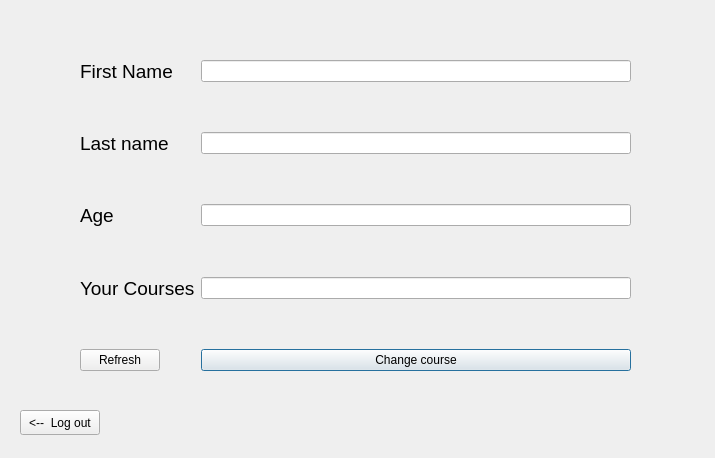
<?xml version="1.0" encoding="UTF-8"?>
<ui version="4.0">
 <class>StudentView</class>
 <widget class="QDialog" name="StudentView">
  <property name="geometry">
   <rect>
    <x>0</x>
    <y>0</y>
    <width>715</width>
    <height>458</height>
   </rect>
  </property>
  <property name="windowTitle">
   <string>Dialog</string>
  </property>
  <widget class="QWidget" name="formLayoutWidget">
   <property name="geometry">
    <rect>
     <x>80</x>
     <y>60</y>
     <width>551</width>
     <height>311</height>
    </rect>
   </property>
   <layout class="QFormLayout" name="formLayout">
    <item row="0" column="0">
     <widget class="QLabel" name="label">
      <property name="font">
       <font>
        <pointsize>14</pointsize>
       </font>
      </property>
      <property name="text">
       <string>First Name</string>
      </property>
     </widget>
    </item>
    <item row="0" column="1">
     <widget class="QLineEdit" name="le_firstName"/>
    </item>
    <item row="1" column="0">
     <spacer name="verticalSpacer">
      <property name="orientation">
       <enum>Qt::Vertical</enum>
      </property>
      <property name="sizeHint" stdset="0">
       <size>
        <width>20</width>
        <height>40</height>
       </size>
      </property>
     </spacer>
    </item>
    <item row="1" column="1">
     <spacer name="verticalSpacer_5">
      <property name="orientation">
       <enum>Qt::Vertical</enum>
      </property>
      <property name="sizeHint" stdset="0">
       <size>
        <width>20</width>
        <height>40</height>
       </size>
      </property>
     </spacer>
    </item>
    <item row="2" column="0">
     <widget class="QLabel" name="label_2">
      <property name="font">
       <font>
        <pointsize>14</pointsize>
       </font>
      </property>
      <property name="text">
       <string>Last name</string>
      </property>
     </widget>
    </item>
    <item row="2" column="1">
     <widget class="QLineEdit" name="le_lastName"/>
    </item>
    <item row="3" column="0">
     <spacer name="verticalSpacer_2">
      <property name="orientation">
       <enum>Qt::Vertical</enum>
      </property>
      <property name="sizeHint" stdset="0">
       <size>
        <width>20</width>
        <height>40</height>
       </size>
      </property>
     </spacer>
    </item>
    <item row="3" column="1">
     <spacer name="verticalSpacer_4">
      <property name="orientation">
       <enum>Qt::Vertical</enum>
      </property>
      <property name="sizeHint" stdset="0">
       <size>
        <width>20</width>
        <height>40</height>
       </size>
      </property>
     </spacer>
    </item>
    <item row="4" column="0">
     <widget class="QLabel" name="label_3">
      <property name="font">
       <font>
        <pointsize>14</pointsize>
       </font>
      </property>
      <property name="text">
       <string>Age</string>
      </property>
     </widget>
    </item>
    <item row="4" column="1">
     <widget class="QLineEdit" name="le_age"/>
    </item>
    <item row="5" column="0">
     <spacer name="verticalSpacer_3">
      <property name="orientation">
       <enum>Qt::Vertical</enum>
      </property>
      <property name="sizeHint" stdset="0">
       <size>
        <width>20</width>
        <height>40</height>
       </size>
      </property>
     </spacer>
    </item>
    <item row="5" column="1">
     <spacer name="verticalSpacer_6">
      <property name="orientation">
       <enum>Qt::Vertical</enum>
      </property>
      <property name="sizeHint" stdset="0">
       <size>
        <width>20</width>
        <height>40</height>
       </size>
      </property>
     </spacer>
    </item>
    <item row="6" column="0">
     <widget class="QLabel" name="label_4">
      <property name="font">
       <font>
        <pointsize>14</pointsize>
       </font>
      </property>
      <property name="text">
       <string>Your Courses</string>
      </property>
     </widget>
    </item>
    <item row="6" column="1">
     <widget class="QLineEdit" name="le_courses"/>
    </item>
    <item row="7" column="1">
     <spacer name="verticalSpacer_7">
      <property name="orientation">
       <enum>Qt::Vertical</enum>
      </property>
      <property name="sizeHint" stdset="0">
       <size>
        <width>20</width>
        <height>40</height>
       </size>
      </property>
     </spacer>
    </item>
    <item row="8" column="1">
     <widget class="QPushButton" name="pushButton_2">
      <property name="text">
       <string>Change course</string>
      </property>
     </widget>
    </item>
    <item row="8" column="0">
     <widget class="QPushButton" name="pushButton">
      <property name="text">
       <string>Refresh</string>
      </property>
     </widget>
    </item>
   </layout>
  </widget>
  <widget class="QPushButton" name="button_logout">
   <property name="geometry">
    <rect>
     <x>20</x>
     <y>410</y>
     <width>80</width>
     <height>25</height>
    </rect>
   </property>
   <property name="text">
    <string>&lt;--  Log out</string>
   </property>
  </widget>
 </widget>
 <resources/>
 <connections/>
</ui>
